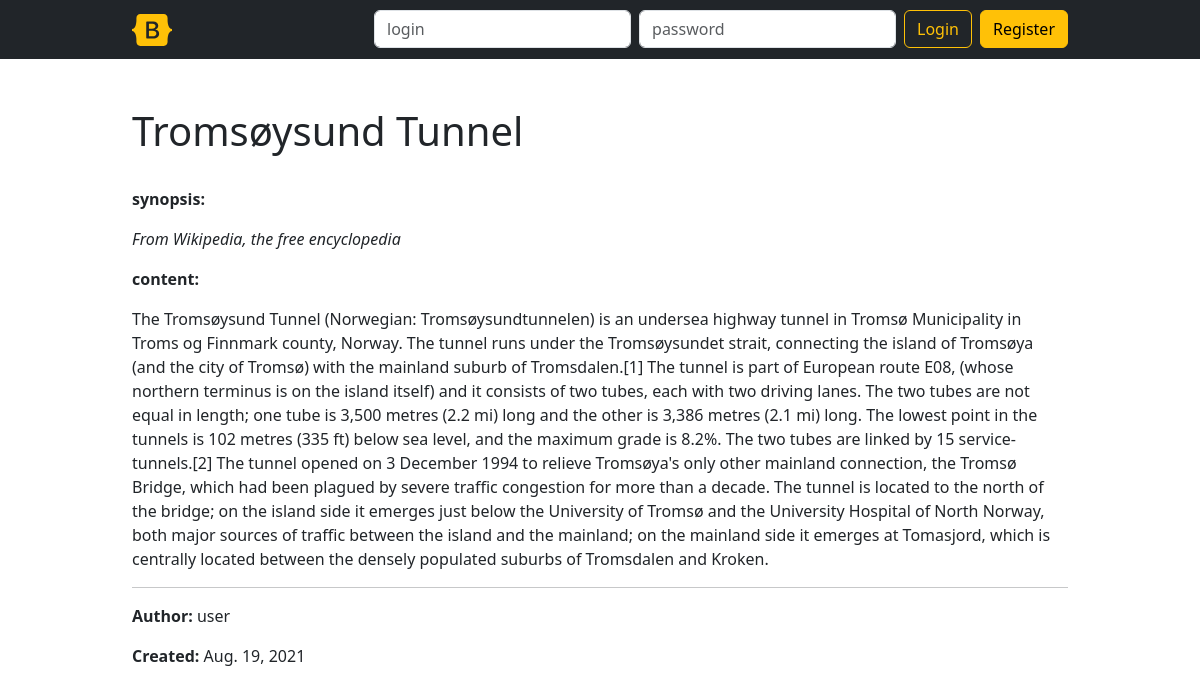
The app's page /articles/6/ with its own data.
### publications/models.py (models this page shows, shortened)
class Article(models.Model):
    title = models.CharField(max_length=64, null=False)
    author = models.ForeignKey(User, on_delete=models.CASCADE, null=False)
    created = models.DateTimeField(auto_now_add=True, null=False)
    synopsis = models.CharField(max_length=312, null=False)
    content = models.TextField(null=False)
    class Meta:
        ordering = ['-created']

### publications/views.py (the view)
# urls.py: path('articles/<int:pk>/', ArticleDetailView.as_view(), name='article-detail'),
class ArticleDetailView(DetailView):
    model = Article
    def get_context_data(self, **kwargs):
        context = super().get_context_data(**kwargs)
        return context

### publications/templates/publications/article_detail.html (shortened to what this page needs)
{% extends "base.html" %}
{% block h1 %}{{ object.title }}{% endblock %}
{% block content %}
<p><strong>synopsis: </strong></p>
<p><em>{{ object.synopsis }}</em></p>
<p><strong>content: </strong></p>
<p>{{ object.content }}</p>
<hr/>
<p><strong> Author: </strong> {{ object.author }}</p>
<p><strong>Created:</strong> {{ object.created|date }}</p>
{% endblock %}

### records on screen
Article: title "Tromsøysund Tunnel", synopsis "From Wikipedia, the free encyclopedia", content "The Tromsøysund Tunnel (Norwegian: Tromsøysundtunnelen) is an undersea highway tunnel in Tromsø Municipality in Troms og Finnmark county, Norway. The tunnel runs under the Tromsøysundet strait, connecting the island of Tromsøya (and the city of Tromsø) with the mainland suburb of Tromsdalen.[1] The tunnel is part of European route E08, (whose northern terminus is on the island itself) and it consists of two tubes, each with two driving lanes. The two tubes are not equal in length; one tube is 3,500 metres (2.2 mi) long and the other is 3,386 metres (2.1 mi) long. The lowest point in the tunnels is 102 metres (335 ft) below sea level, and the maximum grade is 8.2%. The two tubes are linked…", author "user", created "Aug. 19, 2021"
